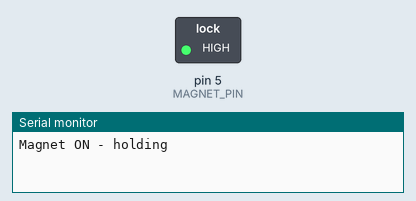
This sketch was run on a simulated Arduino Uno, built with avr-gcc and run on an emulated ATmega328P. On the bench: switched loads named in the sketch (green lamp = pin HIGH), the last lines printed to the serial monitor.

Above: at 2.5 s.
At 6.5 s:
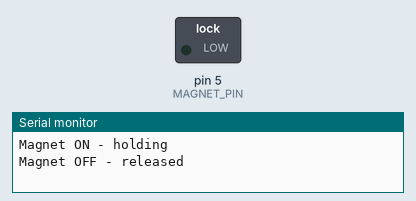
Timing chart, 0 to 10.4 s (numbered marks = the images above):
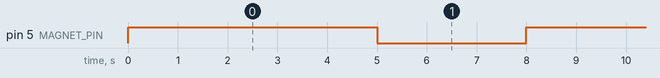

The sketch:

example.ino
```cpp
// Switch the P20/15 electromagnet on and off from an Arduino digital pin (D5) using a MOSFET, holding for 5 seconds then releasing for 3 seconds while printing status to Serial.
//
// Buy this module: https://shillehtek.com/products/electromagnet-solenoid-12v-3kg-p20-15
// Full manual: https://shillehtek.com/blogs/shillehtek-product-manuals/electromagnet-solenoid-12v-3kg-p20-15-manual
// More examples: https://github.com/shillehbean/shillehtek-examples
//

// P20/15 electromagnet via logic-level MOSFET on D5
// 12V supply for the magnet, grounds shared with the Arduino.
// Flyback diode across the magnet leads is mandatory.

const int MAGNET_PIN = 5;

void setup() {
  pinMode(MAGNET_PIN, OUTPUT);
  Serial.begin(9600);
}

void loop() {
  Serial.println("Magnet ON - holding");
  digitalWrite(MAGNET_PIN, HIGH);
  delay(5000);                      // hold for 5 s

  Serial.println("Magnet OFF - released");
  digitalWrite(MAGNET_PIN, LOW);
  delay(3000);                      // released for 3 s
}
```

Measured:
- by itself, pin 5 (MAGNET_PIN): alternates HIGH for 5.0 s and LOW for 3.0 s
